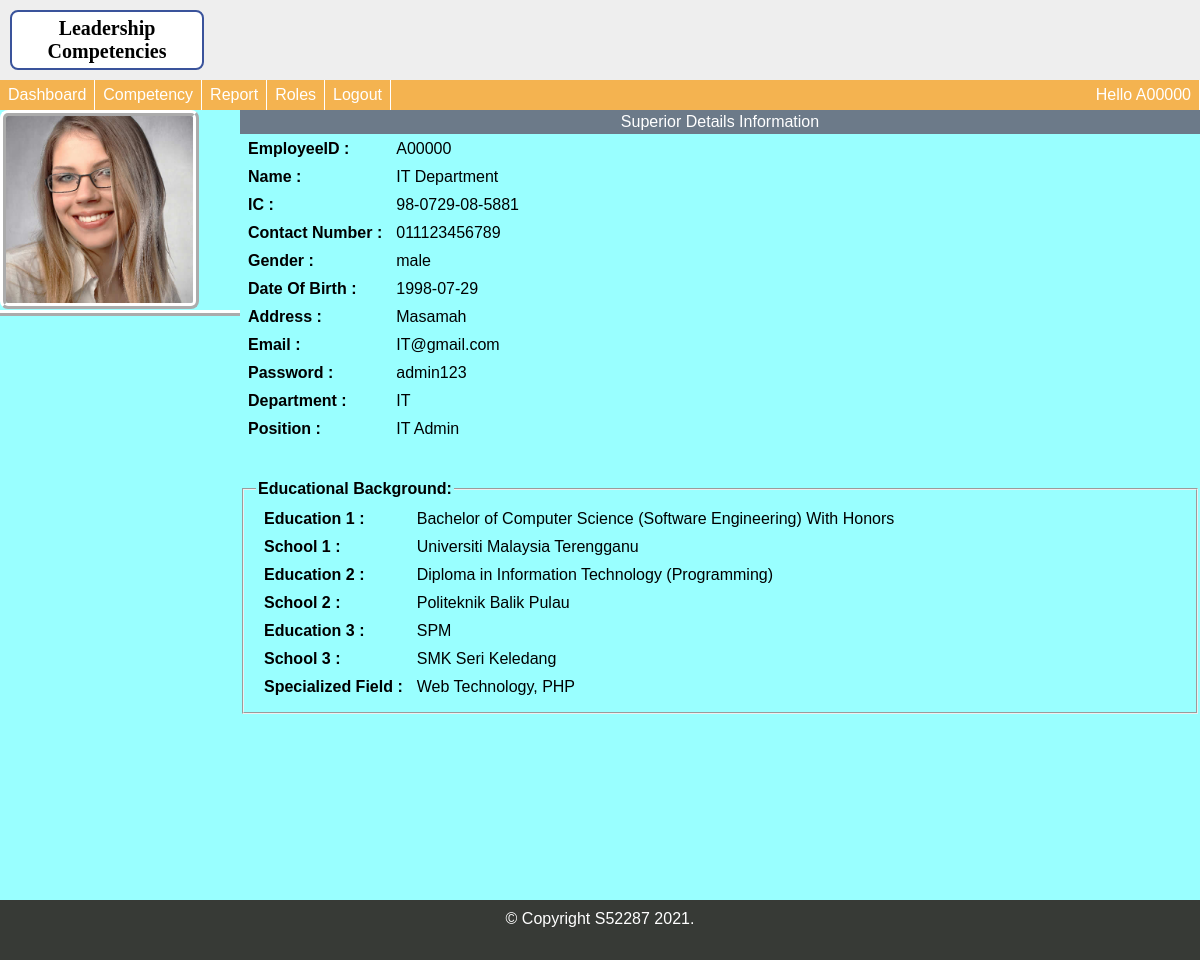
The page /Manage/Admin/AdminViewSuperiorDetails.php?id=A00000 (signed in) on the database its author committed.
### tables this page shows
CREATE TABLE `account` (
  `EmployeeID` varchar(255) NOT NULL,
  `Name` varchar(255) NOT NULL,
  `IC` varchar(255) NOT NULL,
  `Contact_Number` varchar(255) NOT NULL,
  `Gender` varchar(255) NOT NULL,
  `Date_of_Birth` date NOT NULL,
  `Address` varchar(255) NOT NULL,
  `Email` varchar(255) NOT NULL,
  `Department` varchar(255) NOT NULL,
  `Position` varchar(255) NOT NULL,
  `image_url` varchar(255) NOT NULL
);

CREATE TABLE `background` (
  `ID` int(11) NOT NULL,
  `EmployeeID` varchar(255) NOT NULL,
  `Education1` varchar(255) NOT NULL,
  `Education2` varchar(255) NOT NULL,
  `Education3` varchar(255) NOT NULL,
  `School1` varchar(255) NOT NULL,
  `School2` varchar(255) NOT NULL,
  `School3` varchar(255) NOT NULL,
  `Field` varchar(255) NOT NULL
);

### Manage/Admin/AdminViewSuperiorDetails.php (the view, shortened to what this page needs)
<!DOCTYPE html>
<html>
<head>
<head>
<link rel="stylesheet" type="text/css" href="welcomeSuperior.css"/>
</head>
<body>
<div class="tp-container">
<div class="tp-boxwrap">
<header>
<div class="tp-logo">Leadership
Competencies</div>
</header>
<div class="tp-content">
	<div class="tp-contentbox">
	<div class="tp-infostrip">
		<nav>
		<ul>
			<li class="left"><a href="Welcomeadmin.php">Dashboard</a></li>
			<li class="left"><a href="AdminCreateCompetency.php">Competency</a></li>
			<li class="left"><a href="Report.php">Report</a></li>
			<li class="left"><a href="AdminRoles.php">Roles</a></li>
			<li class="left"><a href="Logout.php">Logout</a></li>
			<li class="right"><a href="Welcomeadmin.php">Hello <?php echo $_SESSION['username']; ?></a></li>
		</nav>
	</div>
		<?php
$conn = mysqli_connect("localhost", "root", "", "leadercompetency");
$id= $_GET["id"];
$query = $conn->query("SELECT * FROM account where EmployeeID='$id'");
if($query->num_rows > 0){
    while($row = $query->fetch_assoc()){
        $imageURL = '../../Superior/imagesuploadsuperior/'.$row["image_url"];
?>
<?php }}?>
	<div class="tp-contentwrap1">
	<div class="left wt_25 side_1">
	<div class="image_block">
    <img src="<?php echo $imageURL; ?>" height="187" />
	</div>
	</div>
	<div class="right wt_75">
	<?php
					$id= $_GET["id"];
          $db = mysqli_connect('localhost', 'root', '', 'leadercompetency');
					$sql="SELECT account.EmployeeID,account.Name,account.IC,account.Contact_Number,account.Gender,account.Date_of_Birth,account.Address,account.Email,account.Position,account.Department,login.Password FROM  account join login on account.EmployeeID=login.Username where EmployeeID='$id'";
					$result=mysqli_query($db,$sql);
					$rows=mysqli_fetch_array($result);
			?>
	<div class="tp-contentwrap2">
	<div class="strip-profile">Superior Details Information</div>
	<table>
			<tr>
				<td class="td_1">EmployeeID :</td>
				<td  class="left"><?php  echo  $rows['EmployeeID'];  ?></td>
			</tr>
			<tr>
				<td class="td_1">Name :</td>
				<td  class="left"><?php  echo  $rows['Name'];  ?></td>
			</tr>
			<tr>
				<td class="td_1">IC :</td>
				<td  class="left"><?php  echo  $rows['IC'];  ?></td>
			</tr>
			<tr>
				<td class="td_1">Contact Number :</td>
				<td  class="left"><?php  echo  $rows['Contact_Number'];  ?></td>
			</tr>
			<tr>
				<td class="td_1">Gender :</td>
				<td  class="left"><?php  echo  $rows['Gender'];  ?></td>
			</tr>
			<tr>
				<td class="td_1">Date Of Birth :</td>
				<td  class="left"><?php  echo  $rows['Date_of_Birth'];  ?></td>
			</tr>
			<tr>
				<td class="td_1">Address :</td>
				<td  class="left"><?php  echo  $rows['Address'];  ?></td>
			</tr>
			<tr>
				<td class="td_1">Email :</td>
				<td  class="left"><?php  echo  $rows['Email'];  ?></td>
			</tr>
			<tr>
				<td class="td_1">Password :</td>
				<td  class="left"><?php  echo  $rows['Password'];  ?></td>
			</tr>
			<tr>
				<td class="td_1">Department :</td>
				<td  class="left"><?php  echo  $rows['Department'];  ?></td>
			</tr>
			<tr>
				<td class="td_1">Position :</td>
				<td  class="left"><?php  echo  $rows['Position'];  ?></td>
			</tr>
			</table>
			<br></br>
					<?php
					$db = mysqli_connect('localhost', 'root', '', 'leadercompetency');
					$id= $_GET["id"];
					$sql="SELECT * FROM  background  where  EmployeeID='$id'";
					$result=mysqli_query($db,$sql);
					$Rows=mysqli_fetch_array($result);
			?>
			<fieldset>
			<legend><b>Educational Background:</b></legend>
			<table>
			<tr>
				<td class="td_1">Education 1 :</td>
				<td  class="left"><?php  echo  $Rows['Education1'];  ?></td>
			</tr>
			<tr>
				<td class="td_1">School 1 :</td>
				<td  class="left"><?php  echo  $Rows['School1'];  ?></td>
			</tr>
			<tr>
				<td class="td_1">Education 2  :</td>
				<td  class="left"><?php  echo  $Rows['Education2'];  ?></td>
			</tr>
			<tr>
				<td class="td_1">School 2 :</td>
				<td  class="left"><?php  echo  $Rows['School2'];  ?></td>
			</tr>
			<tr>
				<td class="td_1">Education 3 :</td>
				<td  class="left"><?php  echo  $Rows['Education3'];  ?></td>
			</tr>
			<tr>
				<td class="td_1">School 3 :</td>
				<td  class="left"><?php  echo  $Rows['School3'];  ?></td>
			</tr>
			<tr>
				<td class="td_1">Specialized Field  :</td>
				<td  class="left"><?php  echo  $Rows['Field'];  ?></td>
			</tr>
			</table>
			</fieldset>
</div>
</div>
</div>
</div>
</div>
<footer>
	<div class="">&copy; Copyright S52287 2021.</div>
</footer>
</div>
</div>
</body>
</html>

### Manage/Admin/welcomeSuperior.css (style rules this page uses)
body,ul,li { margin:0px;padding:0; }
body { background: #c8fffa; font-family:sans-serif; }
a { text-decoration:none; }
.left { float:left; }
.right { float:right; }
.wt_25 { width:19.999%; }
.wt_75 { width:79.999%; }
.tp-container { width:100%; margin:0px auto; }
.tp-boxwrap { max-width:100%;margin:0px auto; }
.tp-logo { font-size:20px; font-weight:bold; font-family:comic sans ms; border:2px solid #3A539B; background:#fff; width:180px; text-align:center; border-radius:8px; padding:5px; margin:10px 0 0 10px; float:left; }
header { width:100%; background:#eee; height:80px; }
.tp-content { width:100%; background:#99ffff; height:820px; }
.tp-contentbox { width:100%;margin:0px auto; }
.tp-infostrip { width:100%; float:left; }
.tp-infostrip nav { width:100%; }
.tp-infostrip nav ul { width:100%; float:left; background:#F4B350; }
.tp-infostrip nav ul li { list-style:none; }
.tp-infostrip nav ul li a { float:left; color:#fff; padding:6px 8px 6px; border-right:1px solid #fff; }
.tp-contentwrap1 { width:100%;float:left; }
.image_block { max-width: 200px;max-height: 200px;width: 100%;height: 100%; }
.image_block img { max-width: calc(100% - 12px);max-height: calc(100% - 12px);border: 6px ridge #fff; border-radius: 8px; }
.side_1 { border-bottom:6px ridge #fff; }
.strip-profile { background:#6C7A89; color:#fff; text-align:center;padding:3px 0px 3px; }
tr td { padding:4px 6px 4px; }
.td_1 { font-weight:bold; }
.tp-contentwrap2 { width:100%; margin:0px auto; }
footer { background:#373a36; height:50px; text-align:center; padding:10px 0 0; color:#fff; }

### rows shown on the page
account: image_url (picture)
background: Education1 "Bachelor of Computer Science (Software Engineering) With Honors", School1 "Universiti Malaysia Terengganu", Education2 "Diploma in Information Technology (Programming)", School2 "Politeknik Balik Pulau", Education3 "SPM", School3 "SMK Seri Keledang", Field "Web Technology, PHP"

### other values the page prints
$_SESSION['username'] "A00000"
$rows['EmployeeID'] "A00000"
$rows['Name'] "IT Department"
$rows['IC'] "98-0729-08-5881"
$rows['Contact_Number'] "011123456789"
$rows['Gender'] "male"
$rows['Date_of_Birth'] "1998-07-29"
$rows['Address'] "Masamah"
$rows['Email'] "IT@gmail.com"
$rows['Password'] "admin123"
$rows['Department'] "IT"
$rows['Position'] "IT Admin"
